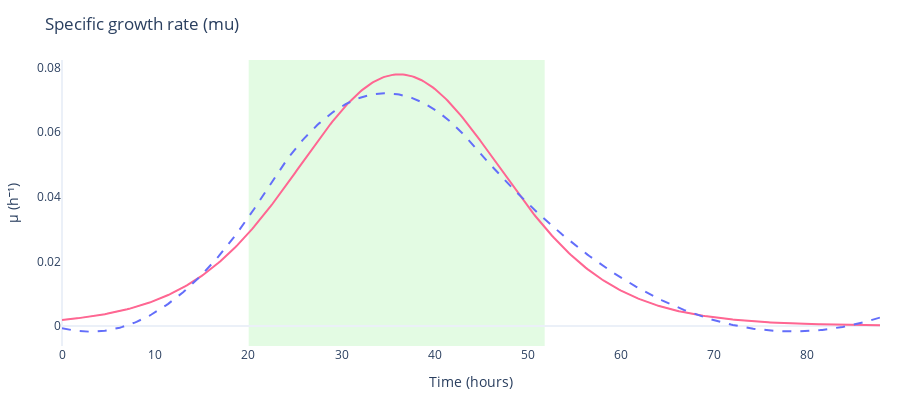
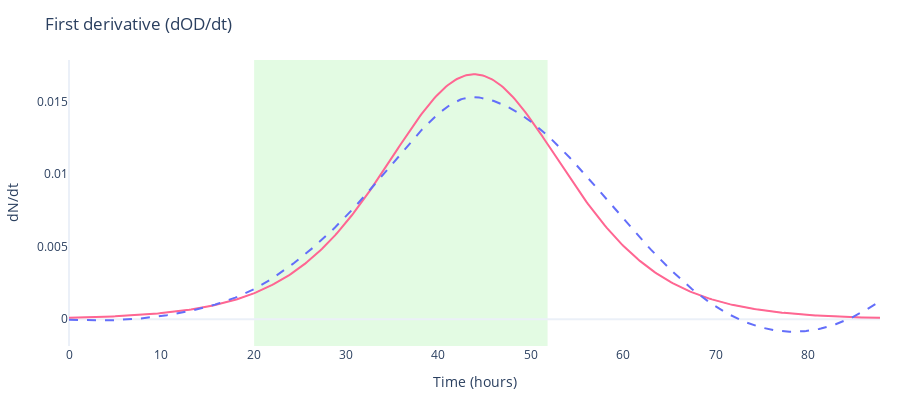

Write notebook code for charts like these, in order.
### Markdown cell above
## Derivative Visualizations

Visualize growth curves and their derivatives:
- **Specific growth rate (μ)**: d(ln N)/dt - the per capita growth rate
- **First derivative (dOD/dt)**: The rate of change of OD

### Code cell
# Use spline fit for derivative plots
stats_for_derivative = phenom_stats["spline"]
phase_bounds = (
    stats_for_derivative["exp_phase_start"],
    stats_for_derivative["exp_phase_end"],
)

# Plot specific growth rate (mu)
fig_mu = gc.plot.plot_derivative_metric(
    time,
    data,
    metric="mu",
    fit_result=fit_spline,
    phase_boundaries=phase_bounds,
    title="Specific growth rate (mu)",
)

# Plot first derivative (dOD/dt)
fig_doddt = gc.plot.plot_derivative_metric(
    time,
    data,
    metric="dndt",
    fit_result=fit_spline,
    phase_boundaries=phase_bounds,
    title="First derivative (dOD/dt)",
)

fig_mu.show()
fig_doddt.show()

### Figure 1 — Plotly figure (JSON) as saved in the notebook; plotly's stock layout.template omitted (floating-point values rounded to 4 significant figures; data arrays with more than 128 entries replaced by an {"elided": "..."} marker saying what was removed)
{"data": [{"hovertemplate": "Time=%{x:.2f}<br>μ (raw)=%{y:.4f}<extra></extra>", "line": {"color": "lightgrey", "width": 1}, "mode": "lines", "name": "Raw", "showlegend": false, "type": "scatter", "x": {"elided": "440 float values"}, "y": {"elided": "440 float values"}}, {"hovertemplate": ["Time=%{x:.2f}<br>μ (smoothed)=%{y:.4f}<extra></extra>"], "line": {"color": "#FF6692", "width": 2}, "mode": "lines", "name": "Smoothed", "showlegend": false, "type": "scatter", "x": {"elided": "440 float values"}, "y": {"elided": "440 float values"}}, {"hovertemplate": "Time=%{x:.2f}<br>μ (fitted)=%{y:.4f}<extra></extra>", "line": {"color": "#636EFA", "dash": "dash", "width": 2}, "mode": "lines", "name": "Fitted", "showlegend": false, "type": "scatter", "x": {"elided": "440 float values"}, "y": {"elided": "440 float values"}}], "layout": {"height": 400, "margin": {"b": 40, "l": 40, "r": 20, "t": 60}, "paper_bgcolor": "white", "plot_bgcolor": "white", "shapes": [{"fillcolor": "lightgreen", "layer": "below", "line": {"width": 0}, "opacity": 0.25, "type": "rect", "x0": 20.04, "x1": 51.81, "xref": "x", "y0": 0, "y1": 1, "yref": "y domain"}], "showlegend": false, "title": {"text": "Specific growth rate (mu)"}, "xaxis": {"range": [0, 87.8], "showgrid": false, "title": {"text": "Time (hours)"}}, "yaxis": {"showgrid": false, "title": {"text": "μ (h⁻¹)"}}}}

### Figure 2 — Plotly figure (JSON) as saved in the notebook; plotly's stock layout.template omitted (floating-point values rounded to 4 significant figures; data arrays with more than 128 entries replaced by an {"elided": "..."} marker saying what was removed)
{"data": [{"hovertemplate": "Time=%{x:.2f}<br>dN/dt (raw)=%{y:.4f}<extra></extra>", "line": {"color": "lightgrey", "width": 1}, "mode": "lines", "name": "Raw", "showlegend": false, "type": "scatter", "x": {"elided": "440 float values"}, "y": {"elided": "440 float values"}}, {"hovertemplate": ["Time=%{x:.2f}<br>dN/dt (smoothed)=%{y:.4f}<extra></extra>"], "line": {"color": "#FF6692", "width": 2}, "mode": "lines", "name": "Smoothed", "showlegend": false, "type": "scatter", "x": {"elided": "440 float values"}, "y": {"elided": "440 float values"}}, {"hovertemplate": "Time=%{x:.2f}<br>dN/dt (fitted)=%{y:.4f}<extra></extra>", "line": {"color": "#636EFA", "dash": "dash", "width": 2}, "mode": "lines", "name": "Fitted", "showlegend": false, "type": "scatter", "x": {"elided": "440 float values"}, "y": {"elided": "440 float values"}}], "layout": {"height": 400, "margin": {"b": 40, "l": 40, "r": 20, "t": 60}, "paper_bgcolor": "white", "plot_bgcolor": "white", "shapes": [{"fillcolor": "lightgreen", "layer": "below", "line": {"width": 0}, "opacity": 0.25, "type": "rect", "x0": 20.04, "x1": 51.81, "xref": "x", "y0": 0, "y1": 1, "yref": "y domain"}], "showlegend": false, "title": {"text": "First derivative (dOD/dt)"}, "xaxis": {"range": [0, 87.8], "showgrid": false, "title": {"text": "Time (hours)"}}, "yaxis": {"showgrid": false, "title": {"text": "dN/dt"}}}}
